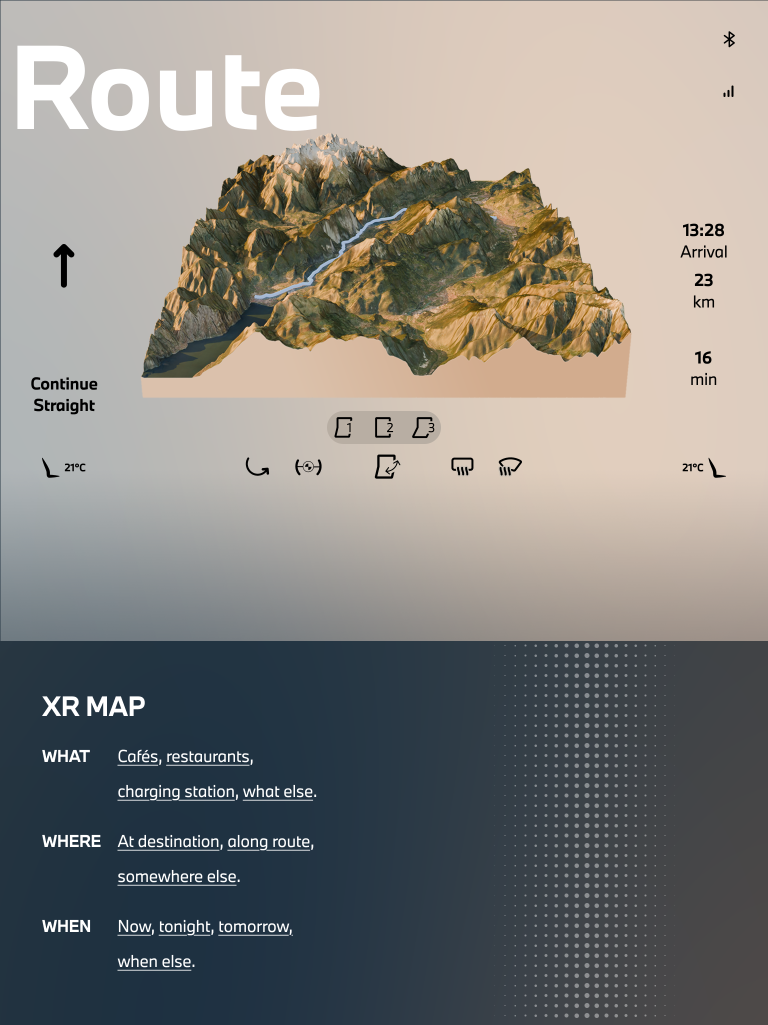
#> input picture stage1/data/screenshots/bmw_route.png, 1536 x 2050 px, found by its file name (shown at 1/2 size)
$ python test_jokinen.py
#> lines starting #> are read from the running program, lines starting #| are printed output that depends on the picture; after the words box and inside, x2 and y2 are one past the last pixel; in counts of white or black regions, pixels touching at a corner belong together
#> further down, img is the input picture: shape (2050, 1536, 3); mean B, G, R 127.5, 131.4, 133.6
#| Image shape: (2050, 1536, 3)
### cognitive/element_detector.py
# ===========================================================================
# cognitive/element_detector.py
# ===========================================================================
# Purpose:
#   Detect UI elements (bounding boxes) from a GUI screenshot.
#   These elements serve as "visual objects" for the Jokinen 2020 model.
#
# Method:
#   1. Convert to grayscale, apply adaptive threshold
#   2. Edge detection (Canny) + morphological closing to merge nearby edges
#   3. Find contours → bounding boxes
#   4. Filter: remove too-small, too-large, or overlapping boxes
#   5. Extract per-element features: position, size, dominant colour
#
# The output is a list of Element dicts, each with:
#   - id: int
#   - bbox: (x, y, w, h) in pixels
#   - center: (cx, cy) in pixels
#   - area: int (pixels²)
#   - dominant_color_hsv: (H, S, V) — dominant colour cluster
#   - angular_size: float (degrees visual angle, assuming 60cm viewing dist)
#   - contrast_ratio: float (WCAG 2.1 / ISO 15008 legibility contrast, 1..21)
#   - wcag_aa_pass: bool (contrast_ratio >= 3:1, WCAG AA for large/UI elements)
#
# Reference:
#   Jokinen et al. (2020), Section 3.1: "We assume the modeller defines the
#   visual representation of the layout as a set of visual elements with
#   their locations, sizes, shapes, and colours."
#
# ===========================================================================

import numpy as np
import cv2
from typing import List, Dict, Tuple, Optional


# ---------------------------------------------------------------------------
# Constants
# ---------------------------------------------------------------------------

# Assumed viewing parameters (Jokinen 2020 experiment: 60cm, 17" 1680×1050)
VIEWING_DISTANCE_CM = 60.0      # Distance from eyes to screen
SCREEN_WIDTH_CM = 37.0          # Physical width of a typical 17" screen
SCREEN_HEIGHT_CM = 23.0         # Physical height

# Element filtering thresholds
MIN_ELEMENT_AREA_PX = 400       # Ignore elements smaller than 20×20 px
MAX_ELEMENT_AREA_RATIO = 0.5    # Ignore elements > 50% of image area
MIN_ASPECT_RATIO = 0.05         # Ignore very thin slivers
MAX_ASPECT_RATIO = 20.0         # (width/height must be in [0.05, 20])

# Morphological kernel size for merging nearby edges
MORPH_KERNEL_SIZE = 7

# Maximum number of elements (cap for performance)
MAX_ELEMENTS = 80


# ---------------------------------------------------------------------------
# Main Function
# ---------------------------------------------------------------------------

def detect_elements(
    image: np.ndarray,
    min_area: int = MIN_ELEMENT_AREA_PX,
    max_elements: int = MAX_ELEMENTS,
    screen_width_cm: float = SCREEN_WIDTH_CM,
    screen_height_cm: float = SCREEN_HEIGHT_CM,
    viewing_distance_cm: float = VIEWING_DISTANCE_CM,
) -> List[Dict]:
    """
    Detect UI elements from a BGR screenshot image.

    Parameters
    ----------
    image : np.ndarray
        BGR image (H, W, 3), as loaded by cv2.imread().
    min_area : int
        Minimum bounding box area in pixels to keep.
    max_elements : int
        Cap on number of detected elements (keep largest).
    screen_width_cm : float
        Physical screen width for visual angle calculation.
    screen_height_cm : float
        Physical screen height for visual angle calculation.
    viewing_distance_cm : float
        Viewing distance in cm for visual angle calculation.

    Returns
    -------
    List[Dict]
        Each dict has keys: id, bbox, center, area, dominant_color_hsv,
        angular_size, color_category, contrast_ratio, wcag_aa_pass.
    """
#> called with min_area = 400, max_elements = 80, screen_width_cm = 37, screen_height_cm = 23, viewing_distance_cm = 60
    h_img, w_img = image.shape[:2]

    # ------------------------------------------------------------------
    # Step 1: Preprocessing — grayscale + edge detection
    # ------------------------------------------------------------------
    gray = cv2.cvtColor(image, cv2.COLOR_BGR2GRAY)
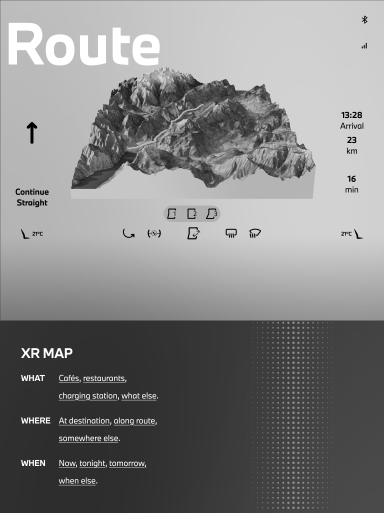
#> gray: shape (2050, 1536) (shown at 1/4 size); min 0, max 255, mean 131.6

    # Adaptive thresholding to detect regions
    blurred = cv2.GaussianBlur(gray, (5, 5), 0)
    edges = cv2.Canny(blurred, 30, 120)
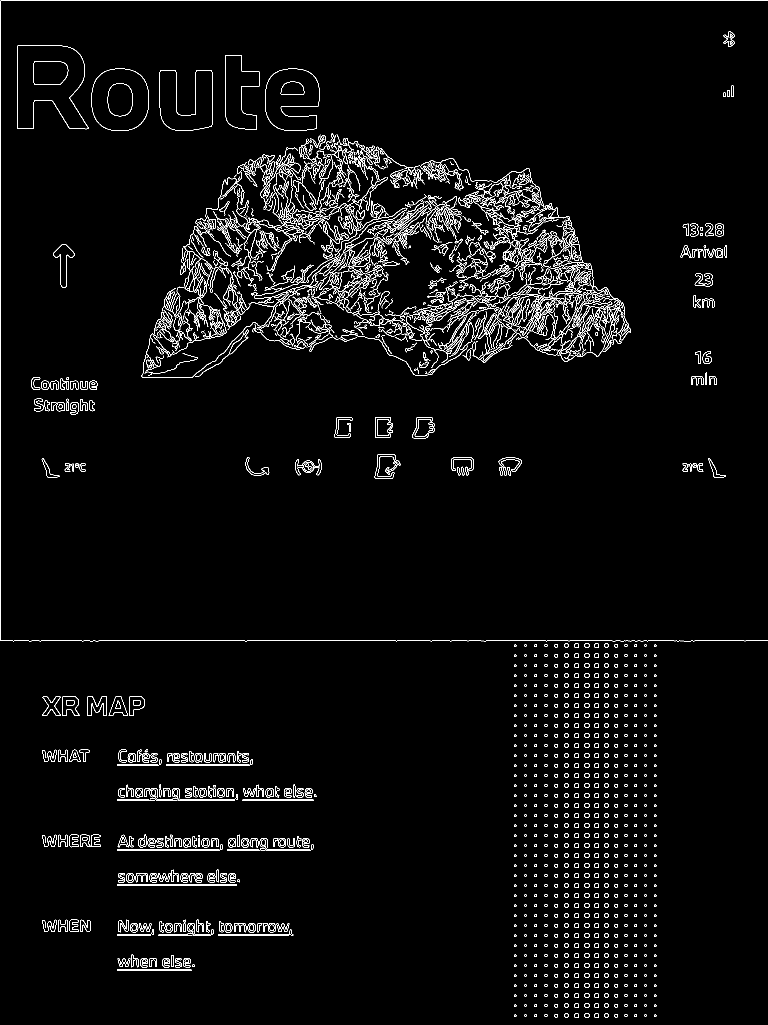
#> edges: shape (2050, 1536) (shown at 1/2 size); 3.1% white in thin lines or dots

    # Morphological closing: merge nearby edges into solid regions
    kernel = cv2.getStructuringElement(
        cv2.MORPH_RECT, (MORPH_KERNEL_SIZE, MORPH_KERNEL_SIZE)
    )
    closed = cv2.morphologyEx(edges, cv2.MORPH_CLOSE, kernel, iterations=2)
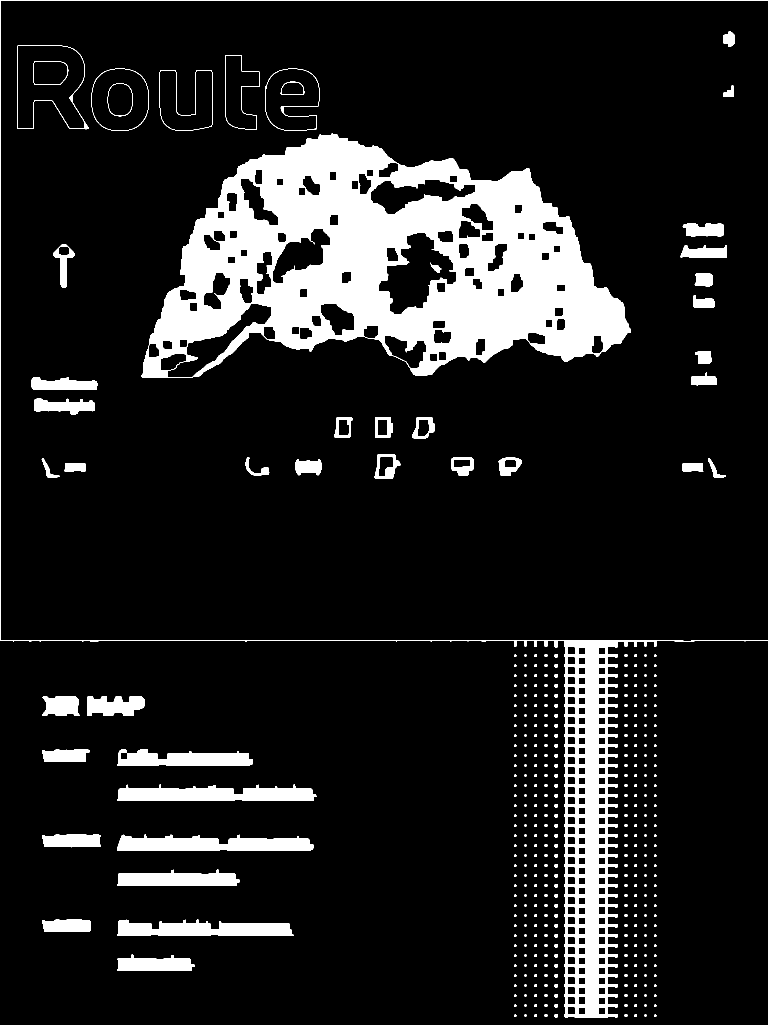
#> closed: shape (2050, 1536) (shown at 1/2 size); 12.3% white; 378 white regions (74 under 20 px), largest, box (x1, y1, x2, y2) and area: (283, 267, 1262, 756) 236078, (0, 0, 1536, 2036) 57447, (234, 1569, 633, 1602) 9969

    # Additional dilation to fill small gaps
    closed = cv2.dilate(closed, kernel, iterations=1)
#> closed: shape (2050, 1536); 17.6% white; 378 white regions

    # ------------------------------------------------------------------
    # Step 2: Find contours → bounding boxes
    # ------------------------------------------------------------------
    contours, _ = cv2.findContours(
        closed, cv2.RETR_EXTERNAL, cv2.CHAIN_APPROX_SIMPLE
    )
#> contours = 374 contours; largest, box (x1, y1, x2, y2) and area: (280, 264, 1265, 759) 320319, (0, 0, 1536, 2039) 99320, (31, 88, 181, 262) 20080, (179, 134, 301, 265) 13386, (231, 1566, 636, 1605) 12462
#> (the rest of the program and of its run is left out)
